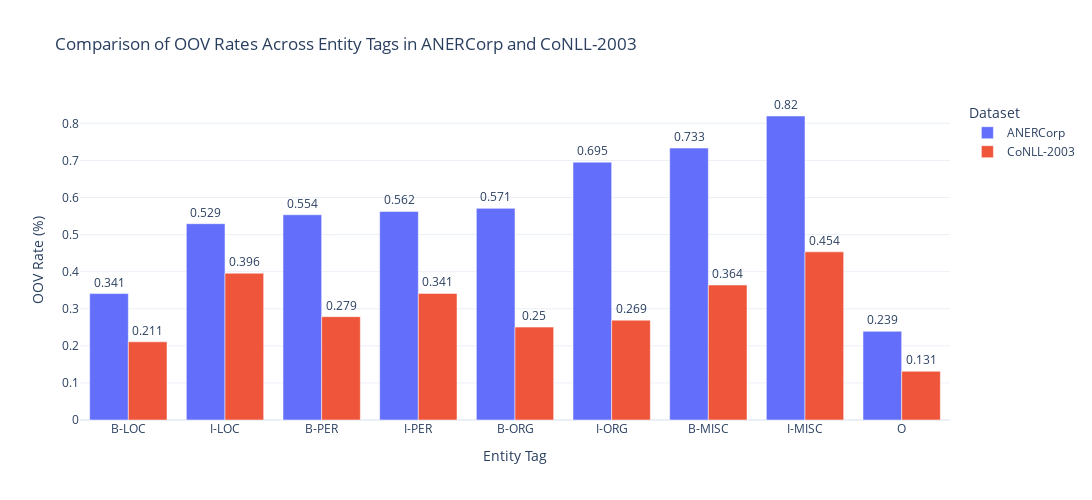

The notebook cell this image was saved under:
### Markdown cell above
# OOV

### Code cell
# Define the datasets and entity tags to analyze
datasets_of_interest = ["ANERCorp", "CoNLL-2003"]
tags_of_interest = ["B-LOC", "I-LOC", "B-PER", "I-PER", "B-ORG", "I-ORG", "B-MISC", "I-MISC", "O"]

# Initialize the analyzer
oov_analyzer = OOVAnalyzer(corpora, datasets_of_interest, tags_of_interest)

# Compute OOV rates
oov_df = oov_analyzer.calculate_oov_rates()

# Visualize OOV rates
oov_analyzer.visualize_oov_rates(oov_df)

### Figure 1 — Plotly figure (JSON) as saved in the notebook; plotly's stock layout.template omitted (floating-point values rounded to 4 significant figures)
{"data": [{"alignmentgroup": "True", "hovertemplate": "Dataset=ANERCorp<br>Entity Tag=%{x}<br>OOV Rate (%)=%{y}<br>text=%{text}<extra></extra>", "legendgroup": "ANERCorp", "marker": {"color": "#636efa", "pattern": {"shape": ""}}, "name": "ANERCorp", "offsetgroup": "ANERCorp", "orientation": "v", "showlegend": true, "text": [0.341, 0.529, 0.554, 0.562, 0.571, 0.695, 0.733, 0.82, 0.239], "textposition": "outside", "type": "bar", "x": ["B-LOC", "I-LOC", "B-PER", "I-PER", "B-ORG", "I-ORG", "B-MISC", "I-MISC", "O"], "xaxis": "x", "y": [0.3409, 0.5294, 0.5535, 0.5625, 0.5707, 0.6954, 0.7333, 0.8198, 0.2391], "yaxis": "y"}, {"alignmentgroup": "True", "hovertemplate": "Dataset=CoNLL-2003<br>Entity Tag=%{x}<br>OOV Rate (%)=%{y}<br>text=%{text}<extra></extra>", "legendgroup": "CoNLL-2003", "marker": {"color": "#EF553B", "pattern": {"shape": ""}}, "name": "CoNLL-2003", "offsetgroup": "CoNLL-2003", "orientation": "v", "showlegend": true, "text": [0.211, 0.396, 0.279, 0.341, 0.25, 0.269, 0.364, 0.454, 0.131], "textposition": "outside", "type": "bar", "x": ["B-LOC", "I-LOC", "B-PER", "I-PER", "B-ORG", "I-ORG", "B-MISC", "I-MISC", "O"], "xaxis": "x", "y": [0.2108, 0.3958, 0.2787, 0.3414, 0.2505, 0.2692, 0.364, 0.4535, 0.1313], "yaxis": "y"}], "layout": {"barmode": "group", "height": 500, "legend": {"title": {"text": "Dataset"}, "tracegroupgap": 0}, "title": {"text": "Comparison of OOV Rates Across Entity Tags in ANERCorp and CoNLL-2003"}, "width": 1200, "xaxis": {"anchor": "y", "domain": [0, 1], "title": {"text": "Entity Tag"}}, "yaxis": {"anchor": "x", "domain": [0, 1], "title": {"text": "OOV Rate (%)"}}}}
